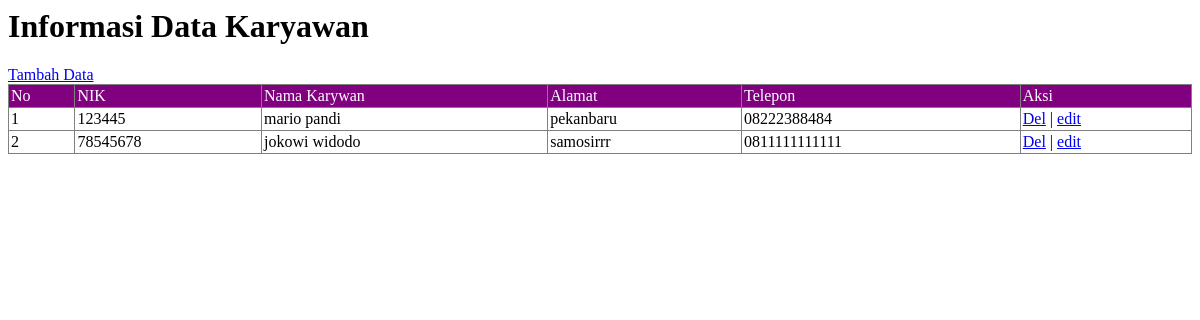
Screenshot of /admin/modul/mod_karyawan/karyawan.php with the database file from the repository.
### tables this page shows
CREATE TABLE `karyawan_mario` (
  `nik_mario` varchar(16) NOT NULL,
  `nama_karyawan_mario` varchar(25) NOT NULL,
  `alamat_mario` varchar(50) NOT NULL,
  `telpon_mario` varchar(13) NOT NULL
);

### admin/modul/mod_karyawan/karyawan.php (the view, shortened to what this page needs)
<head><meta http-equiv="Content-Type" content="text/html; charset=utf-8">
  </head>
<?php
include"config/koneksi.php";
echo"<h1>Informasi Data Karyawan</h1>";
echo"<a href='?module=addkaryawan'>Tambah Data</a>";
echo"<table border='1' width='100%'>
<tr style=background:purple;color:white>
<td>No</td>
<td>NIK</td>
<td>Nama Karywan</td>
<td>Alamat</td>
<td>Telepon</td>
<td>Aksi</td>
</tr>";
$sql=mysqli_query($koneksi, "select * from karyawan_mario");
while($data=mysqli_fetch_array($sql)){
$no++;
	echo"<tr>
	<td>$no</td>
	<td>$data[nik_mario]</td>
	<td>$data[nama_karyawan_mario]</td>
	<td>$data[alamat_mario]</td>
	<td>$data[telpon_mario]</td>
  <td><a href='?module=delkaryawan&id=$data[nik_mario]'>Del</a> | <a href='?module=editkaryawan&id=$data[nik_mario]'>edit</a></td>
	</tr>";
}
echo"</table>";
?>

### admin/modul/mod_karyawan/karyawan.php (style rules this page uses)
table { border-collapse: collapse; }
th, td { padding: 2px; }

### rows the page displays
karyawan_mario: nik_mario "123445", nama_karyawan_mario "mario pandi", alamat_mario "pekanbaru", telpon_mario "08222388484"
karyawan_mario: nik_mario "78545678", nama_karyawan_mario "jokowi widodo", alamat_mario "samosirrr", telpon_mario "0811111111111"
